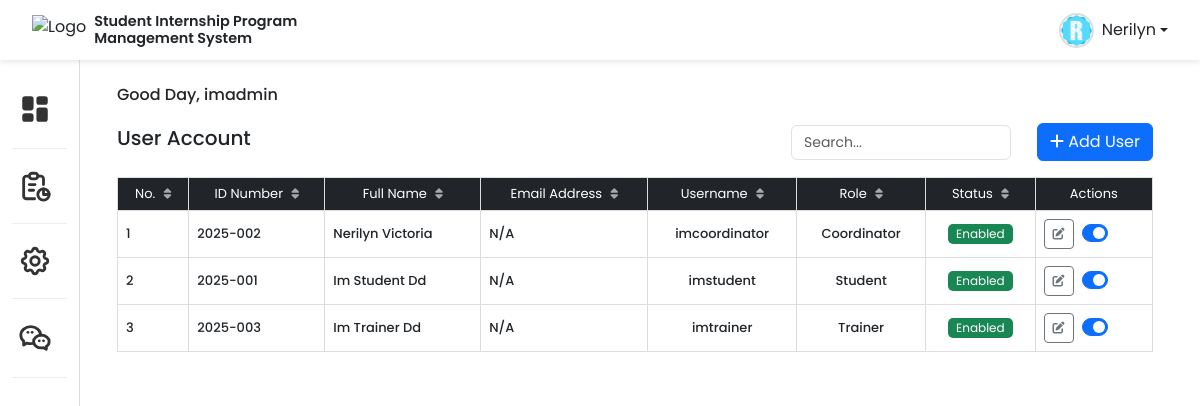
Page /1admin/user_account/user_account.php (signed in) on the earlier database version.
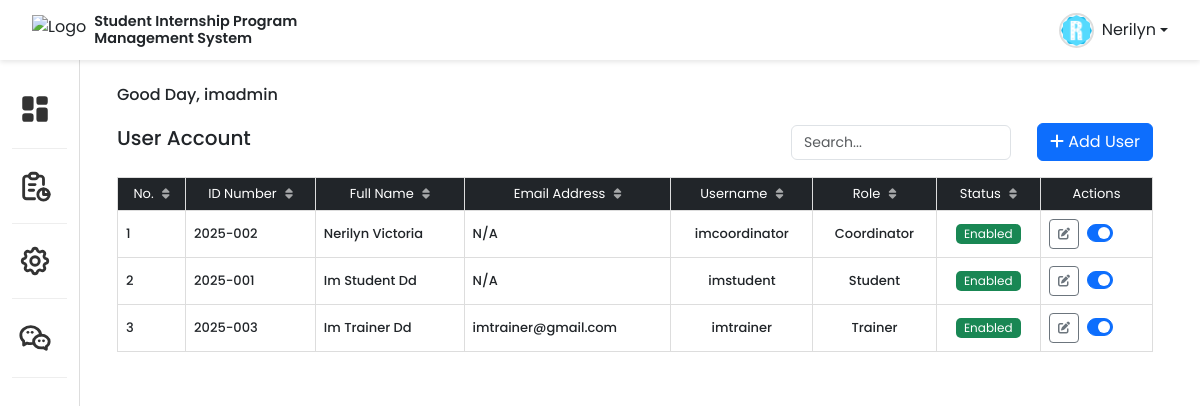
Same page on the later database version.
### tables this page shows
CREATE TABLE `users` (
  `users_id` int(11) NOT NULL,
  `coordinator_id` int(11) DEFAULT NULL,
  `fname` varchar(50) DEFAULT NULL,
  `mname` varchar(50) DEFAULT NULL,
  `lname` varchar(50) DEFAULT NULL,
  `sex` enum('female','male') DEFAULT NULL,
  `address` text DEFAULT NULL,
  `phone` varchar(20) DEFAULT NULL,
  `institute` enum('Institute of Engineering and Applied Technology','Institute of Management') DEFAULT NULL,
  `school_id` varchar(150) DEFAULT NULL,
  `course` enum('BS in Business Administration','BS in Hospitality Management','BS in Agriculture and Biosystems Engineering','BS in Geodetic Engineering','BS in Food Technology','BS in Information Technology') DEFAULT NULL,
  `hte_id` int(11) DEFAULT NULL,
  `year_section` enum('4-A','4-B','4-C','4-D','4-E','4-F','4-G') DEFAULT NULL,
  `designation` varchar(100) DEFAULT NULL,
  `role` enum('admin','coordinator','student','trainer','subtrainer') DEFAULT NULL,
  `email` varchar(100) DEFAULT NULL,
  `username` varchar(50) DEFAULT NULL,
  `password` varchar(255) DEFAULT NULL,
  `temppass` varchar(255) DEFAULT NULL,
  `otp` varchar(10) DEFAULT NULL,
  `activate` tinyint(1) NOT NULL DEFAULT 0,
  `guid` varchar(255) DEFAULT NULL,
  `image_profile` text DEFAULT NULL,
  `chat_stats` enum('online','offline','default') DEFAULT 'offline',
  `users_account` enum('enabled','disabled') DEFAULT 'enabled',
  `created_on` timestamp NOT NULL DEFAULT current_timestamp(),
  `updated_on` timestamp NOT NULL DEFAULT current_timestamp() ON UPDATE current_timestamp(),
  `attended` enum('yes','no') DEFAULT 'no',
  `assigned` enum('BS in Business Administration','BS in Hospitality Management','BS in Agriculture and Biosystems Engineering','BS in Geodetic Engineering','BS in Food Technology','BS in Information Technology') DEFAULT NULL,
  `ojt_stats` enum('deployed','pending','pulled-out') DEFAULT 'pending',
  `is_completed` enum('c','nyc') DEFAULT NULL,
  `time_in` datetime DEFAULT NULL,
  `time_out` datetime DEFAULT NULL,
  `remarks` text DEFAULT NULL
);

### 1admin/user_account/user_account.php (the view, shortened to what the rows shown need)
<?php
include("../../0config/session.php");
$user_id = $_SESSION['user_id'];
$admin_institute = $_SESSION['institute'] ?? "";
$username = $_SESSION["username"] ?? "Admin";
$sql = "SELECT image_profile, username, fname, role FROM users WHERE users_id = ?";
$stmt = $conn->prepare($sql);
$stmt->bind_param("i", $user_id);
$stmt->execute();
$result = $stmt->get_result();
$user = $result->fetch_assoc();
$imageProfile = $user['image_profile'] ?? '';
$profilePath = "../../upload_profile/" . htmlspecialchars($imageProfile);
$defaultImage = "../../upload_profile/siplogo.png";
$userImage = (!empty($imageProfile) && file_exists(__DIR__ . "/" . $profilePath)) ? $profilePath : $defaultImage;
$usernameDisplay = !empty($user['fname']) ? htmlspecialchars($user['fname']) : htmlspecialchars($user['username']);
$allowed_roles = ['student', 'coordinator', 'trainer'];
$sql = "SELECT users_id, school_id, fname, mname, lname, email, username, course, role, users_account
        FROM users
        WHERE institute = ? AND role IN (?, ?, ?)";
$stmt = $conn->prepare($sql);
$stmt->bind_param("ssss", $admin_institute, $allowed_roles[0], $allowed_roles[1], $allowed_roles[2]);
$stmt->execute();
$result = $stmt->get_result();
?>
<!DOCTYPE html>
<html lang="en">
<head>
    <link rel="stylesheet" href="https://cdn.jsdelivr.net/npm/bootstrap@5.3.0/dist/css/bootstrap.min.css">
    <link rel="stylesheet" href="https://cdnjs.cloudflare.com/ajax/libs/font-awesome/6.4.2/css/all.min.css">
    <link rel="stylesheet" href="../../1admin/css/topbar.css">
    <link rel="stylesheet" href="../../1admin/css/leftsidebar.css">
    <link rel="stylesheet" href="../../1admin/css/user_account.css">
    <link rel="stylesheet" href="../../1admin/css/user_account_table.css">
</head>
<body>
    <nav class="navbar navbar-expand-lg topbar-container">
        <div class="container-fluid">
            <div class="d-flex align-items-center topbar-right">
                <div class="dropdown">
                    <div class="d-flex align-items-center dropdown-toggle" id="userDropdown" data-bs-toggle="dropdown">
                        <img src="<?php echo $userImage; ?>" alt="User Profile" class="profile-img me-2">
                        <span class="fw-normal"><?php echo ucfirst($usernameDisplay); ?></span>
                    </div>
                </div>
            </div>
        </div>
    </nav>
    <div class="container-fluid main-container">
        <div class="row">
            <div>
                <div class="dashboard-container">
                    <h5 class="dashboard-header">Good Day, <?php echo htmlspecialchars($username); ?>
                        <div class="dashboard-main">
                            <div class="dashboard-content">
                                <br>
                                <div class="table-responsive">
                                    <table class="table table-bordered table-hover" id="userAccountTable">
                                        <thead class="table-dark">
                                            <tr>
                                                <th onclick="sortTable(0)">No. <i class="fa-solid fa-sort"></i></th>
                                                <th onclick="sortTable(1)">ID Number <i class="fa-solid fa-sort"></i></th>
                                                <th onclick="sortTable(2)">Full Name <i class="fa-solid fa-sort"></i></th>
                                                <th onclick="sortTable(3)">Email Address <i class="fa-solid fa-sort"></i></th>
                                                <th onclick="sortTable(4)">Username <i class="fa-solid fa-sort"></i></th>
                                                <th onclick="sortTable(5)">Role <i class="fa-solid fa-sort"></i></th>
                                                <th onclick="sortTable(6)">Status <i class="fa-solid fa-sort"></i></th>
                                                <th>Actions</th>
                                            </tr>
                                        </thead>
                                        <tbody>
                                            <?php
                                            $count = 1;
                                            while ($row = $result->fetch_assoc()) :
                                            ?>
                                                <tr>
                                                    <td data-label="No."><?php echo $count++; ?></td>
                                                    <td data-label="School ID"><?php echo htmlspecialchars($row['school_id'] ?? 'N/A'); ?></td>
                                                    <td data-label="Full Name"><?php echo htmlspecialchars(ucwords($row['fname']) . " " . ucwords($row['lname'])); ?></td>
                                                    <td data-label="Email Address"><?php echo htmlspecialchars($row['email'] ?? "N/A"); ?></td>
                                                    <td data-label="Username"><?php echo htmlspecialchars($row['username']); ?></td>
                                                    <td data-label="Role"><?php echo ucfirst(htmlspecialchars($row['role'])); ?></td>
                                                    <td data-label="Status">
                                                        <span class="badge status-badge <?php echo ($row['users_account'] == 'enabled') ? 'bg-success' : 'bg-danger'; ?>">
                                                            <?php echo ucfirst($row['users_account']); ?>
                                                        </span>
                                                    </td>
                                                    <td data-label="Actions">
                                                        <div class="d-flex align-items-center justify-content-start gap-2">
                                                            <button class="btn btn-outline-secondary btn-sm editUserBtn"
                                                                data-bs-toggle="modal"
                                                                data-bs-target="#editUserModal"
                                                                data-id="<?php echo $row['users_id']; ?>"
                                                                data-school_id="<?php echo htmlspecialchars($row['school_id'] ?? ''); ?>"
                                                                data-fname="<?php echo htmlspecialchars($row['fname'] ?? ''); ?>"
                                                                data-lname="<?php echo htmlspecialchars($row['lname'] ?? ''); ?>"
                                                                data-role="<?php echo htmlspecialchars($row['role'] ?? ''); ?>"
                                                                data-sex="<?php echo htmlspecialchars($row['sex'] ?? ''); ?>"
                                                                data-email="<?php echo htmlspecialchars($row['email'] ?? ''); ?>"
                                                                data-username="<?php echo htmlspecialchars($row['username'] ?? ''); ?>">
                                                                <i class="fas fa-edit"></i>
                                                            </button>
                                                            <div class="form-check form-switch" data-tooltip="Enable / Disable Account">
                                                                <input class="form-check-input user-status-toggle" type="checkbox"
                                                                    data-id="<?php echo $row['users_id']; ?>"
                                                                    <?php echo ($row['users_account'] == 'enabled') ? 'checked' : ''; ?>>
                                                            </div>
                                                        </div>
                                                    </td>
                                                </tr>
                                            <?php endwhile; ?>
                                        </tbody>
                                    </table>
                                </div>
                            </div>
                        </div>
                </div>
            </div>
        </div>
</body>
</html>

Differences in the rows shown:
changed users "Im Trainer Dd": email "N/A" → "imtrainer@gmail.com"
